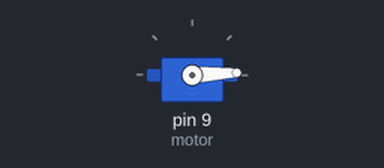
The sketch below on a simulated Arduino Uno, built with avr-gcc and run on an emulated ATmega328P. On the bench: servo.

Above: at 0.05 s.
At 0.85 s:
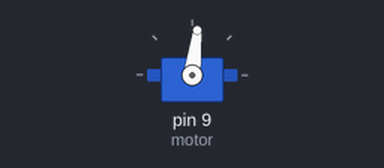
At 1.2 s:
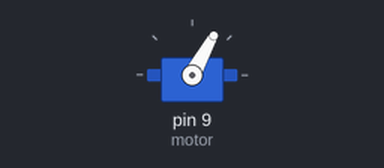
At 1.65 s:
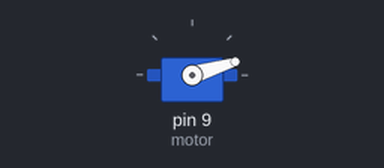
Timing chart, 0 to 4.2 s (numbered marks = the images above):
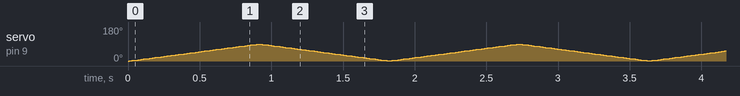

The sketch:

servo_testing.ino
```cpp
#include<Servo.h>
Servo motor;

int p=0;
void setup(){
  motor.attach(9);
  motor.write(180);
}

void loop(){
  for(p=0; p<90; p++){
    motor.write(p);
    delay(10);
  }
  for(p=90; p>=1; p--){
    motor.write(p);
    delay(10);
  }
}
```
